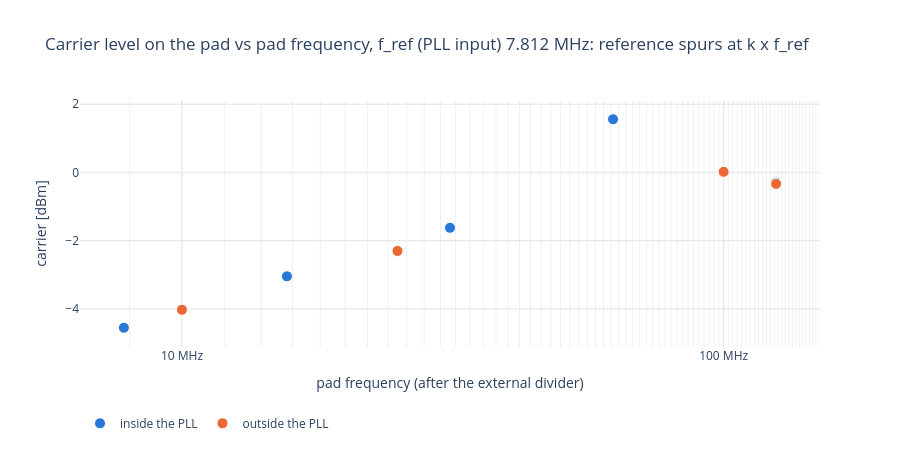

Write notebook code for a chart like this one.
### Code cell
# Carrier level on the pad vs pad frequency: how well the pad drives each frequency. Colour = path.
fig = go.Figure()
for path, d in divs[divs["carrier_dbm"].notna()].groupby("path"):
    fig.add_scatter(x=d["f_out"] / 1e6, y=d["carrier_dbm"], mode="markers", name=path,
                    marker=dict(size=11, color=PATH_COLORS[path], line=dict(color="white", width=1)),
                    customdata=np.c_[d["divider"], d["total_div"], d["f_pll_out"] / 1e6],
                    hovertemplate=("%{customdata[0]} (/%{customdata[1]}): pad %{x:g} MHz, %{y:.1f} dBm "
                                   "(PLL output %{customdata[2]} MHz)<extra></extra>"))
fig.update_layout(title=f"Carrier level on the pad vs pad frequency, {REF_TXT}", template="plotly_white", height=450,
                  legend=dict(orientation="h", y=-0.25))
fig.update_xaxes(title="pad frequency (after the external divider)", gridcolor=GRID, **FREQ_AXIS)
fig.update_yaxes(title="carrier [dBm]", gridcolor=GRID)
save(fig, "carrier_vs_f_out")

### Figure 1 — Plotly figure (JSON) as saved in the notebook; plotly's stock layout.template omitted (floating-point values rounded to 4 significant figures)
{"data": [{"customdata": [["int /8", 8, 125], ["int /16", 16, 62.5], ["int /32", 32, 31.25], ["int /64", 64, 15.62], ["int /128", 128, 7.812]], "hovertemplate": "%{customdata[0]} (/%{customdata[1]}): pad %{x:g} MHz, %{y:.1f} dBm (PLL output %{customdata[2]} MHz)<extra></extra>", "marker": {"color": "#2a78d6", "line": {"color": "white", "width": 1}, "size": 11}, "mode": "markers", "name": "inside the PLL", "type": "scatter", "x": [125.0, 62.5, 31.25, 15.62, 7.812], "y": [-0.2961, 1.559, -1.622, -3.043, -4.552]}, {"customdata": [["ext /2 x /4", 8, 500], ["ext /1 x /10", 10, 1000], ["ext /4 x /10", 40, 250], ["ext /1 x /100", 100, 1000]], "hovertemplate": "%{customdata[0]} (/%{customdata[1]}): pad %{x:g} MHz, %{y:.1f} dBm (PLL output %{customdata[2]} MHz)<extra></extra>", "marker": {"color": "#eb6834", "line": {"color": "white", "width": 1}, "size": 11}, "mode": "markers", "name": "outside the PLL", "type": "scatter", "x": [125.0, 100.0, 25.0, 10.0], "y": [-0.3358, 0.01878, -2.301, -4.024]}], "layout": {"height": 450, "legend": {"orientation": "h", "y": -0.25}, "title": {"text": "Carrier level on the pad vs pad frequency, f_ref (PLL input) 7.812 MHz: reference spurs at k x f_ref"}, "xaxis": {"gridcolor": "#e4e3df", "minor": {"gridcolor": "#f1f0ed", "showgrid": true}, "ticktext": ["1 MHz", "10 MHz", "100 MHz", "1 GHz"], "tickvals": [1, 10, 100, 1000], "title": {"text": "pad frequency (after the external divider)"}, "type": "log"}, "yaxis": {"gridcolor": "#e4e3df", "title": {"text": "carrier [dBm]"}}}}
